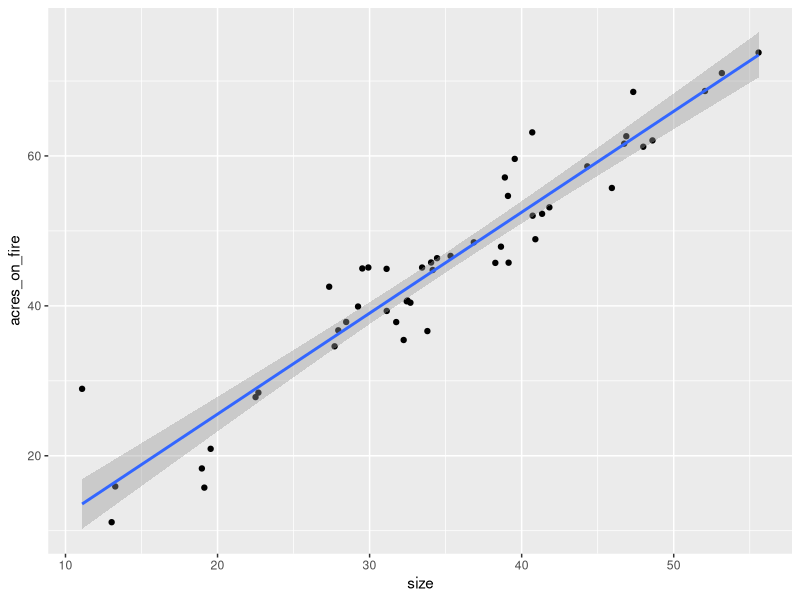

Write the R code that produced this figure.
# Maggie Phillips
# Zoo 800
# HW 13

library(tidyverse)

##-------------- Objective 1 -------------------------##
"Estimate the parameters of the linear regression of area burned on dragon size using the
analytical solution to the linear regression (equation in lecture)."

# first, load in the csv with dragon data
dragons<- read.csv("dragon_data.csv")

#first plot the data so that I can visualize slope, intercept, etc

ggplot(data= dragons, mapping= aes(size, acres_on_fire))+
  geom_point()+
  geom_smooth(method = "lm")

#need to make a matrix with the data and then do the next part:
x<- cbind(1, dragons$size) #creating matrix with column of 1 for intercept
y<- cbind(dragons$acres_on_fire) #creating matrix for y (dependent variable)

#the analytical solution does reverse matrix multiplication to get B
b <- solve(t(x) %*% x) %*% t(x) %*% y
print(b)

##------------- Objective 2 ---------------------------##
"Estimate the parameters of the linear regression of area burned on dragon size using ordinary
least squares based on:
a. A grid search (estimate the slope and intercept to the nearest 0.1)
b. Optimization using the optim() function
c. Verify that the optimization routine converged and is not sensitive to starting values"

"Brute force – grid search
• loop over a range of plausible values of the intercept and (in a nested loop) the slope
• save the sum of squared errors for each pair of values in a matrix
• find the cell in the matrix with the minimum value and extract the corresponding values of
the intercept and slope
• if greater precision is desired, repeat the steps above using a finer grid centered near the
values found in the first iteration"

################ part a #######################################################


#combine x and y into a matrix
x_y<- cbind(x, y)

#make a sequence for slope and for intercept and use those to loop
slope<- seq(.4, 2.0, by= 0.01) #ended up making the steps smaller bc intercept was missed the first time
intercept<- seq(-1.6, 0, by= 0.01)

#loop over intercept and slope (nested) to calculate sum of squares for each x, y in matrix
#create matrix to store the results of grid search:
# Extract x and y from matrix
x_vals <- as.numeric(x_y[, 2]) #pulling out values for x and y
y_vals <- as.numeric(x_y[, 3]) #setting as numeric just in case values were getting distorted

#initialize results for storage in loop below!
results <- matrix(nrow = length(slope) * length(intercept), ncol = 3)
colnames(results) <- c("slope", "intercept", "sum_sq")
counter <- 1

# Loop over slope and intercept
for (s in slope) {
  for (i in intercept) {
    y_fit <- (s * x_vals) + i
    sum_sq <- sum((y_vals - y_fit)^2)
    
    results[counter, ] <- c(s, i, sum_sq)
    counter <- counter + 1
  }
}

# Convert to data frame
results_df <- as.data.frame(results)

# View best fits
head(results_df[order(results_df$sum_sq), ])
ss<- min(results_df$sum_sq) #this is slope of 1.35 and intercept of -1.49

#write a print statement here to pull out values based on index

######### the grid search yields a slope of 1.35 and an intercept of -1.49

####################### part b ######################################

#function for sum of squared residuals
ssq <- function(par, x_vals, y_vals) {
  slope <- par[1]
  intercept <- par[2]
  y_fit <- slope * x_vals + intercept
  sum((y - y_fit)^2)
}
#plugging in initial guess for slope and intercept
init <- c(1, 0)   # slope = 1, intercept = 0

#use omptim by calling the ssq fn-- had to google this and use help page
fit <- optim(par = init, fn = ssq, x = x_vals, y = y_vals)

fit$par      #pulling out slope and intercept computed by optim
fit$value    #pulling out the minimized sum of squares

###### this method yields a slope of 1.35 and an intercept of -1.37

################### part c ################################################




##-------------- Objective 3 ---------------------------##
"Estimate the parameters of the linear regression of area burned on dragon size using maximum
likelihood based on:
a. A grid search (estimate the slope and intercept to the nearest 0.1)
b. Optimization using the optim() function
c. Verify that the optimization routine converged and is not sensitive to starting values"

"Try all combinations of plausible values for the parameters
• Calculate the negative log likelihood for each one
• Find the parameter combination that minimizes this value"

############################ part a #########################################

#need to search for slope, intercept, and variance (plug this in from objective 2)

slope<- seq(.4, 2.0, by= 0.01) #just going to use the same seqs as before
intercept<- seq(-1.6, 0, by= 0.01)

results_obj3 <- data.frame(slope=numeric(), intercept=numeric(), nll=numeric())

for (s in slope) {
  for (i in intercept) {
    y_fit <- s * x_vals + i
    resid <- y_vals - y_fit
    n <- length(y_vals)
    
    #can get variance from least sum of squares in obj 2
    sigma2 <- ss/ ((length(x)-1)) #variance is sum of squares/ n-1
    
    # negative log-likelihood
    nll <- (n/2) * log(2*pi*sigma2) + sum(resid^2) / (2*sigma2)
    
    results_obj3 <- rbind(results_obj3, data.frame(slope=s, intercept=i, nll=nll))
  }
}

#top 5 best fit combinations
results[order(results_obj3$nll), ][1:5, ]

#####this grid search yields a slope of 1.35 and an intercept of -1.49

################# part b ###################################################

#function for neg log likelihood
nll <- function(par, x_vals, y_vals) {
  slope <- par[1]
  intercept <- par[2]
  y_fit <- slope * x_vals + intercept
  
  #define residuals inside fn
  resid <- y_vals - y_fit
  n <- length(y_vals)
  
  #variance computed from obj 2 above
  sigma2 <- ss/ ((length(x)-1)) 
  
  #neg log likelihood calculation
  nll_value <- (n/2) * log(2*pi*sigma2) + sum(resid^2) / (2*sigma2)
  return(nll_value) #need a return statement!
}
#plugging in initial guess for slope and intercept
init <- c(1, 0)   # slope = 1, intercept = 0

#use omptim by calling the ssq fn-- had to google this and use help page
fit_nll <- optim(par = init, fn = nll, x = x_vals, y = y_vals)

fit_nll$par      #pulling out slope and intercept computed by optim
fit_nll$value    #pulling out the minimized sum of squares



###using optim() and the negative log likelihood, the slope and intercept are 1.35 and -1.37



################# part c ##################################################

##----------------------- Objective 4 ----------------------------##

"A. Compare the slope and intercept estimates from the three approaches. Are they the same?
(They should be very close)
"